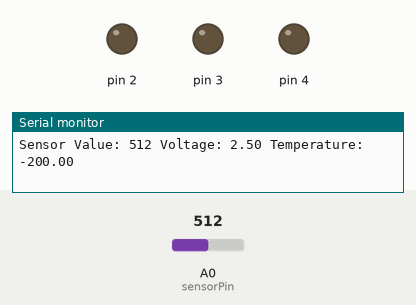
The sketch below on a simulated Arduino Uno, built with avr-gcc and run on an emulated ATmega328P. On the bench: output pins drawn as LEDs (lit = HIGH), the last lines printed to the serial monitor. The inputs (shaded band) are chosen by the test bench; at power-on: A0 (sensorPin) = 512.

Above: at 1.2 s.
1.3 s: A0 (sensorPin) set to 70
4.3 s: A0 (sensorPin) set to 63
At 5.5 s:
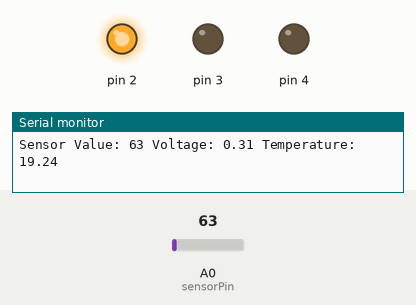
5.8 s: A0 (sensorPin) set to 0
At 7.1 s:
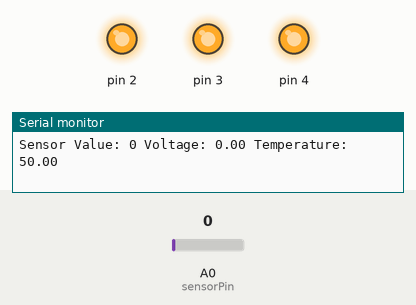
Timing chart, 0 to 8.8 s (numbered marks = the images above; inputs shaded):
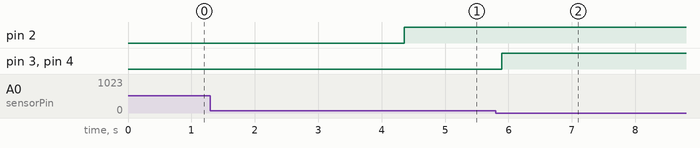

The sketch:

Project_3__1_.ino
```cpp
const int sensorPin = A0; // analog pin A0 connects to temp sensor
const float baselineTemp = 17.0;

void setup() {
  Serial.begin(9600);

  // Setting digital pins 2 through 4 as OUTPUT
  for(int pinNumber = 2; pinNumber<5; pinNumber++){
    pinMode(pinNumber, OUTPUT);
    digitalWrite(pinNumber, LOW);
  }

}

void loop() {
  int sensorVal = analogRead(sensorPin); // store reading from temp sensor in sensorVal
  Serial.print("Sensor Value: "); Serial.print(sensorVal); // print the temp sensor value to Serial monitor

  float voltage = (sensorVal/1024.0) * 5.0; // calculate voltage consumed by temp sensor
  Serial.print(" Voltage: "); Serial.print(voltage); // print temp sensor voltage to Serial monitor

  float temperature = (voltage - 0.5) * -100; // calculate temp from voltage of the temp sensor
  Serial.print(" Temperature: "); Serial.println(temperature); // print temp to Serial monitor

  // if room temp is lesser than the baselineTemp, no LEDs light up
  if(temperature < baselineTemp){
    for(int pinNumber = 2; pinNumber<5; pinNumber++){
       digitalWrite(pinNumber, LOW);
    }
  }

  // if room temp is between 2 and 4 degrees above baselineTemp: one LED lights up
  else if(temperature >= baselineTemp+2 && temperature < baselineTemp+4){
    digitalWrite(2, HIGH); digitalWrite(3, LOW); digitalWrite(4,LOW);
  }

  // if room temp is between 4 and 6 degrees above baselineTemp: two LEDs light up
  else if(temperature >= baselineTemp+4 && temperature < baselineTemp+6){
    digitalWrite(2, HIGH); digitalWrite(3, HIGH); digitalWrite(4, LOW);
  }

  // if room temp is exceed 6 degrees above baselineTemp: all LEDs light up
  else if(temperature >= baselineTemp+6){
    for(int pinNumber = 2; pinNumber < 5; pinNumber++){
      digitalWrite(pinNumber, HIGH);
    }
  }


}
```

Measured:
- the behaviour switches between 64 and 63 on A0 (sensorPin) (found by bisection; images 0 and 1)
- after the input at 4.3 s, pin 2: LOW → HIGH after 0.06 s
- after the input at 5.8 s, pin 3, pin 4: LOW → HIGH after 0.10 s
